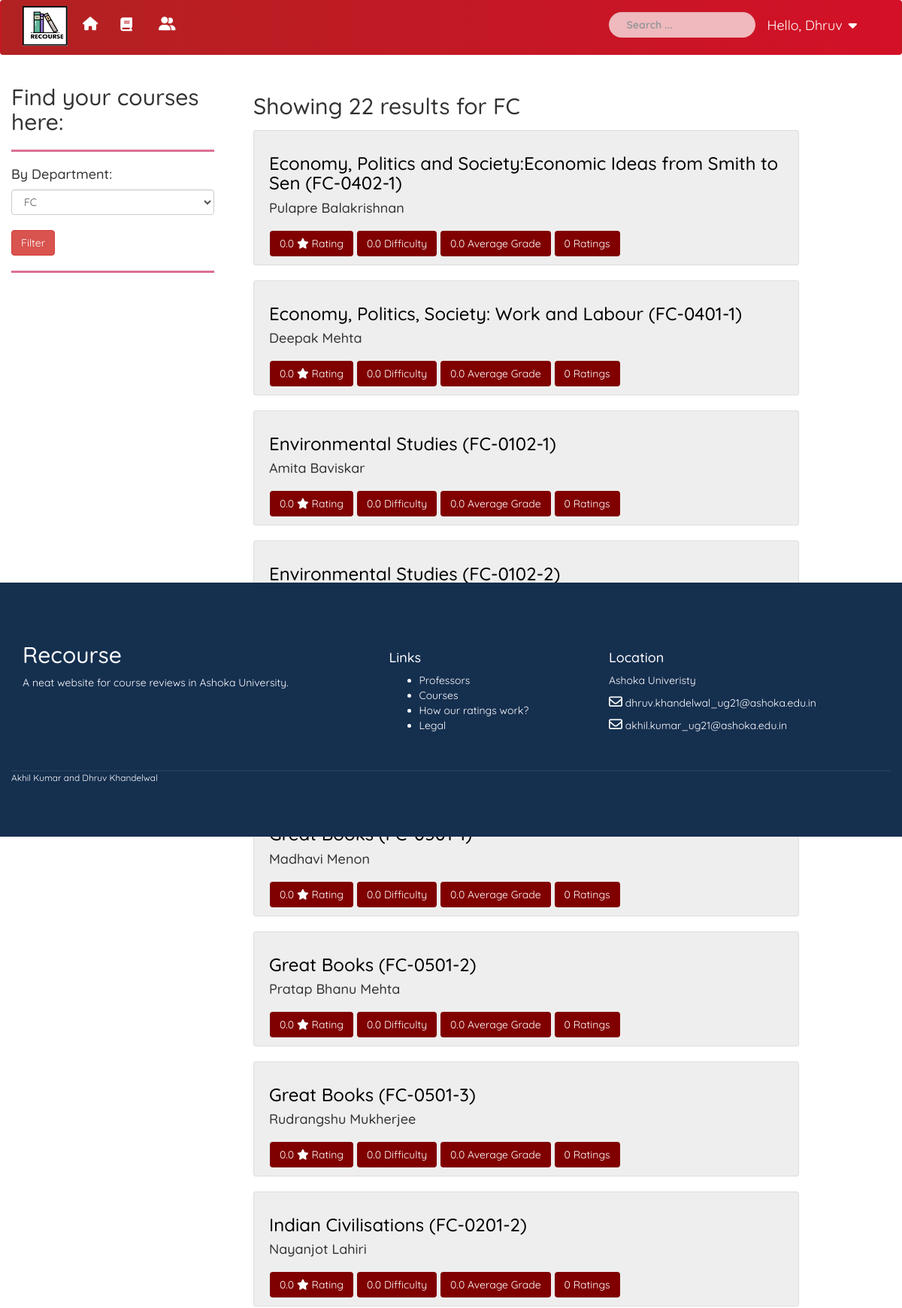
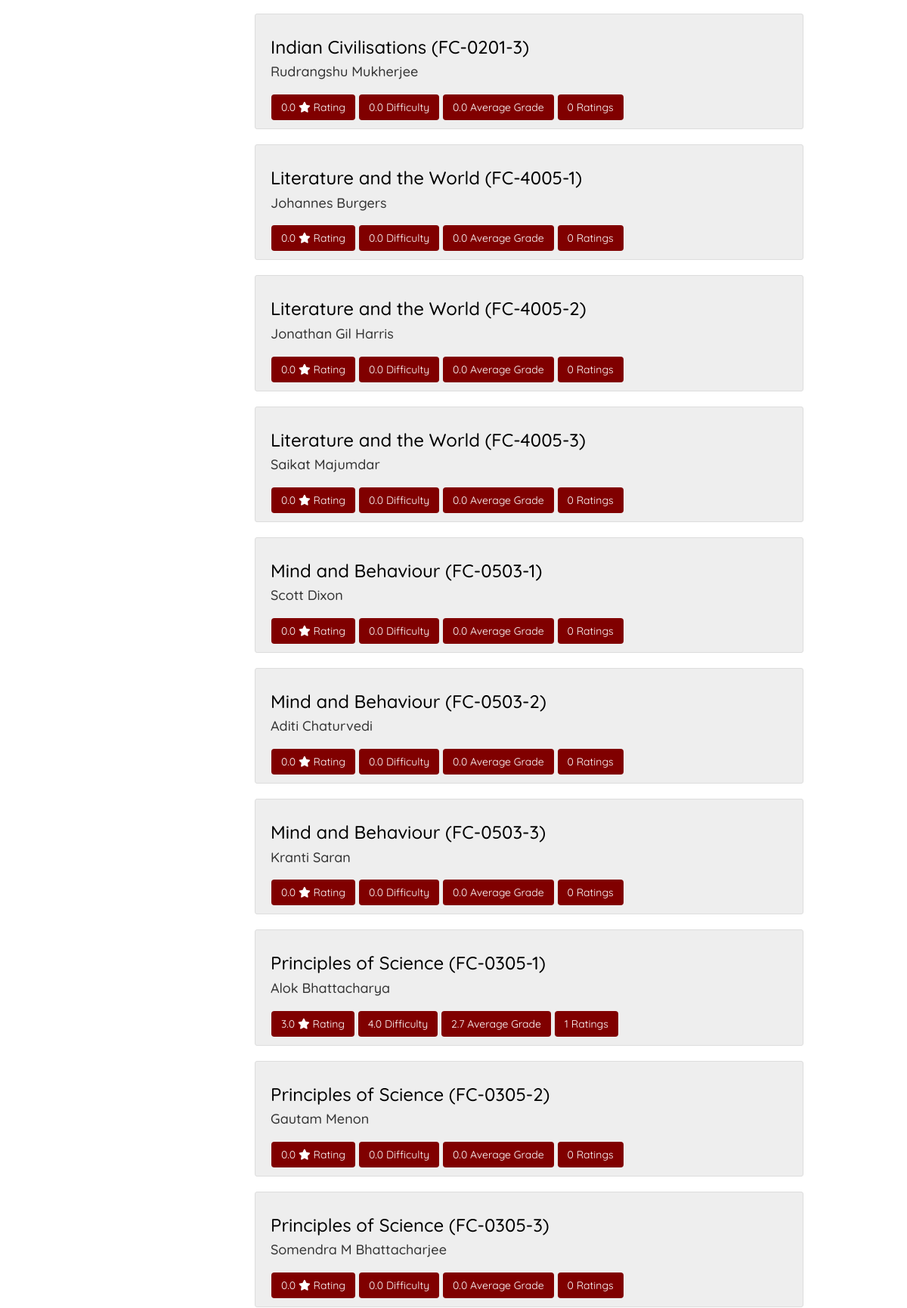
The app's page /courses/ (signed in, upper part) with its own data (2 pictures, top to bottom).
### myapp/models.py (models this page shows, shortened)
class Course (models.Model):
    course_name         =  models.TextField(default = "")
    course_code         =  models.CharField(default = "", max_length=80)
    course_type         =  models.CharField(max_length = 5, default = "") # major/ FC/ CC etc
    course_description  =  models.TextField(default="")
    slug = models.SlugField (unique=True)
    course_listing = models.CharField(max_length=30, default="NA", choices=MAJORS) # which major
    course_cross   = models.CharField(max_length=30, default="", choices=MAJORS, null = True) # cross listed major
    course_prof    = models.ForeignKey(Professor, on_delete = models.CASCADE, null = True)
    course_rating     = models.FloatField(default = 0) # avg rating
    rating_sum        = models.IntegerField(default=0)
    course_difficulty = models.FloatField(default = 0.0) # avg difficulty
    difficulty_sum    = models.IntegerField(default = 0)
    gp_sum            = models.FloatField(default=0)
    grade_point       = models.FloatField(default=0)
    grade_offered     = models.IntegerField(default=0)
    course_grade      = models.FloatField(default=0.0)
    course_retakers   = models.IntegerField(default=0)
    course_attendance = models.BooleanField(default=True)
    course_number_of_ratings = models.IntegerField(default = 0)

class Professor (models.Model):
    prof_name    = models.CharField(max_length = 50, default = "")
    prof_dep     = models.CharField(max_length=30, default="", choices=MAJORS)
    prof_pic     = models.CharField(max_length=100, default="")
    slug = models.SlugField (unique=True)
    def __str__(self):
        return self.prof_name

### myapp/views.py (the view, shortened to what this page needs)
# urls.py: path('courses/', views.list_courses, name="courses"),
def list_courses (request):
    context = {
        'title': 'All courses',
        'majors': MAJORS,
    }
    if request.GET.get('Filter') and request.GET.get('Filter') != 'NA':
        featured = request.GET.get('Filter')
        courses = Course.objects.filter(course_listing=featured).order_by('course_name')
        context['filter']  = featured
        context['results'] = len(courses)
    else:
        courses = Course.objects.filter(course_listing='FC').order_by('course_name')
        context['filter']  = "FC"
        context['results'] = len(courses)
    context['courses'] = courses
    return render(request, "myapp/courses.html", context)

### myapp/templates/myapp/courses.html (shortened to what this page needs)
{% extends "myapp/base.html" %}
{% block content %}
{% load static %}
    <div class="container-fluid">
        <div class="row">
            <div class="col-lg-3">
        <h2>Find your courses here:</h2>
        <hr style="border-color: palevioletred; height: 2px; background-color: palevioletred;">
        <div class="card">
            <article class="card-group-item">
                <header class="card-header">
                    <h4 class="title">By Department: </h4>
                </header>
                <form action="{% url 'courses' %}" method="get">
                  <select name="Filter" class="form-control">
                      {% if filter %}
                        <option value="{{ filter }}" selected>{{ filter }}</option>
                      {% endif %}
                   </select> <br>
                   <input type="submit" class="btn btn-danger" value="Filter" />
               </form>
            </article>
        </div>
      <hr style="border-color: palevioletred; height: 2px; background-color: palevioletred;">
      <div class="form-group col-md-3" style="width:100%;">
        <br>
          </div>
            </div>
            <div class="col-lg-8">
                <div class = "content-section" style="border: white 2px solid" ; >
                    {% if filter %}
                      <h2>Showing {{ results }} results for {{ filter }} </h2>
                    {% endif %}
                    {% for course in courses %}
                      <div class="feature">
                        <article class="media content-section border rounded" style= "background-color: rgb(238, 238, 238); ">
                          <div class="media body">
                            <div class="course-metadata text-left" style="padding-right:0px; margin-right:none">
                              <h3 style="color:Black;">{{ course.course_name }} ({{course.course_listing}}-{{course.course_code}})</a></h1>
                              <h4> {{ course.course_prof }}</h4>
                              <h5 style="background-color: maroon; color: white; pointer-events: none; margin-left: 1px;" class="btn  btn-rounded mx-auto font-weight-bold">{{ course.course_rating }} <i class="fas fa-star"></i> Rating</h5>
                              <h5 style="background-color: maroon; color: white; pointer-events: none; margin-left: 1px;" class="btn  btn-rounded mx-3">{{ course.course_difficulty }}  Difficulty</h5>
                              <h5 style="background-color: maroon; color: white; pointer-events: none; margin-left: 1px;" class="btn  btn-rounded mx-auto hidden-xs">{{course.grade_point}} Average Grade </h5>
                              <h5 style="background-color: maroon; color: white; pointer-events: none; margin-left: 1px;" class="btn  btn-rounded hidden-xs" >{{ course.course_number_of_ratings }}  Ratings</h5>
                              <div class="row">
                                <div class="col-xs-7">
                                </div>
                                <div class="col-xs-4" style="margin-left: 0px; padding-left:0px ;">
                                </div>
                          </div>
                            </div>
                          </div>
                        </article>
                      </div>
                    {% endfor %}
                </div>
            </div>
        </div>
    </div>
    <br>
    <br>
    <br>
{% endblock %}

### myapp/templates/snippets/header.html (shortened to what this page needs)
{% load static %}
{% load socialaccount %}
<nav class="navbar navbar-expand-md  hidden-xs">
    <div class="container">
        <div class="navbar-header " style="padding-right: 20px;">
           <a href="{% url 'home' %}"> <img src="{% static 'images/logo.png' %}" alt="logo" height="60px" width="60px" style="padding-top: 7px;"> </a>
        </div>
        <div class="navbar-collapse collapse show " id="navbarToggleExternalContent" >
            <ul class="nav navbar-nav">
                <li style="padding-top: 7px;">
                    <a class="navbar-brand" href="{% url 'home' %}"><span class="fa fa-home"></span><span class="link"> Home</span></a>
                </li>
                <li style="padding-top: 7px;">
                    <a style="color: white;" href="{% url 'courses' %}">
                        <i class="fa fa-book" aria-hidden="true"></i>
</span><span class="link"> Courses</span></a>
                </li>
                <li style="padding-top: 7px;">
                    <a href="{% url 'professors' %}">
                        <span class="fa fa-user-friends"></span><span class="link"> Professors</span></a>
                </li>
            </ul>
            <ul class="navbar-form navbar-right">
                <div class="nav navbar-nav">
                <li style="padding-top: 7px;">
                <div class="form-group">
                    <form method="GET" style="border-radius: 25px;" class="form-lg">
                        <div class="form-group has-search">
                        <input type="text" class="form-control form-lg" name="q" id="id_q" placeholder="Search ... " style="border-radius: 25px;">
                      </div>
                    </form>
                </div>
                </li>
            <li class="padding-bottom:6px; padd">
                {% if user.is_authenticated %}
                <li class="dropdown" style="padding-top: 0px;">
                    <a href="#" class="dropdown-toggle" data-toggle="dropdown" role="button" aria-haspopup="true" aria-expanded="false">
                        <span >Hello, {{user.first_name}}</span> <span class="fa fa-caret-down"></span></a>
                </li>
                {% else %}
                    <a href="{% provider_login_url "google" %}"><span class="fas fa-sign-in-alt mb-4"></span><span class="link">Login </span></a>
                {% endif %}
            </li>
            </ul>
        </div>
    </div>
</nav>

### static/CSS/style.css (style rules this page uses)
body { margin: 10%; color: black; font-family: 'Roboto', sans-serif; }
.navbar { border: 0; border-radius: 0; background: linear-gradient(to right, firebrick, #d31027); }
.navbar .nav li > a, .navbar .navbar-brand { max-height: 50px; width: auto; background: transparent !important; font-size: 18px; transition: 0.2s ease-in-out; }
.navbar span { color: white; }
.navbar form { padding: 0; }
.navbar-right { flex-direction: row; }
.navbar form .form-control { border: 0; border-radius: 0; color: black; font-weight: bold; background: rgba(255, 255, 255, 0.7); transition: 0.2s ease-in-out; }
.navbar .dropdown .fa-caret-down { padding-left: 3px; font-size: 18px; transition: 0.4s ease; }
div.feature { position: relative; }

### static/CSS/main.css (style rules this page uses)
html { position: relative; overflow-x: hidden !important; }
body { font-family: 'Quicksand', sans-serif; }
a, a:hover { text-decoration: none; }

### myapp/templates/myapp/base.html (style rules this page uses)
body { margin: 10%; color: black; font-family: 'Roboto', sans-serif; }
.navbar { border: 0; border-radius: 0; background: linear-gradient(to right, firebrick, #d31027); }
.navbar .nav li > a, .navbar .navbar-brand { max-height: 50px; width: auto; background: transparent !important; font-size: 18px; transition: 0.2s ease-in-out; }
.navbar span { color: white; }
.navbar form { padding: 0; }
.navbar-right { flex-direction: row; }
.navbar form .form-control { border: 0; border-radius: 0; color: black; font-weight: bold; background: rgba(255, 255, 255, 0.7); transition: 0.2s ease-in-out; }
.navbar .dropdown .fa-caret-down { padding-left: 3px; font-size: 18px; transition: 0.4s ease; }
div.feature { position: relative; }
html { position: relative; overflow-x: hidden !important; }
body { font-family: 'Quicksand', sans-serif; }
a, a:hover { text-decoration: none; }
.content-section { background:rgb(255, 255, 255); padding: 10px 20px; border: 1.3px solid #dddddd; border-radius: 3px; margin-bottom: 20px; }

### myapp/templates/snippets/header.html (style rules this page uses)
.has-search .form-control { padding-left: 2.375rem; }

### records on screen
Course: course_name "Economy, Politics and Society:Economic Ideas from Smith to Sen", course_listing "FC", course_code "0402-1", course_prof "Pulapre Balakrishnan", course_rating "0.0", course_difficulty "0.0", grade_point "0.0", course_number_of_ratings "0"
Course: course_name "Economy, Politics, Society: Work and Labour", course_listing "FC", course_code "0401-1", course_prof "Deepak Mehta", course_rating "0.0", course_difficulty "0.0", grade_point "0.0", course_number_of_ratings "0"
Course: course_name "Environmental Studies", course_listing "FC", course_code "0102-1", course_prof "Amita Baviskar", course_rating "0.0", course_difficulty "0.0", grade_point "0.0", course_number_of_ratings "0"
Course: course_name "Environmental Studies", course_listing "FC", course_code "0102-2"
Course: course_prof "Madhavi Menon", course_rating "0.0", course_difficulty "0.0", grade_point "0.0", course_number_of_ratings "0"
Course: course_name "Great Books", course_listing "FC", course_code "0501-2", course_prof "Pratap Bhanu Mehta", course_rating "0.0", course_difficulty "0.0", grade_point "0.0", course_number_of_ratings "0"
Course: course_name "Great Books", course_listing "FC", course_code "0501-3", course_prof "Rudrangshu Mukherjee", course_rating "0.0", course_difficulty "0.0", grade_point "0.0", course_number_of_ratings "0"
Course: course_name "Indian Civilisations", course_listing "FC", course_code "0201-2", course_prof "Nayanjot Lahiri", course_rating "0.0", course_difficulty "0.0", grade_point "0.0", course_number_of_ratings "0"
Course: course_name "Indian Civilisations", course_listing "FC", course_code "0201-3", course_prof "Rudrangshu Mukherjee", course_rating "0.0", course_difficulty "0.0", grade_point "0.0", course_number_of_ratings "0"
Course: course_name "Literature and the World", course_listing "FC", course_code "4005-1", course_prof "Johannes Burgers", course_rating "0.0", course_difficulty "0.0", grade_point "0.0", course_number_of_ratings "0"
Course: course_name "Literature and the World", course_listing "FC", course_code "4005-2", course_prof "Jonathan Gil Harris", course_rating "0.0", course_difficulty "0.0", grade_point "0.0", course_number_of_ratings "0"
Course: course_name "Literature and the World", course_listing "FC", course_code "4005-3", course_prof "Saikat Majumdar", course_rating "0.0", course_difficulty "0.0", grade_point "0.0", course_number_of_ratings "0"
Course: course_name "Mind and Behaviour", course_listing "FC", course_code "0503-1", course_prof "Scott Dixon", course_rating "0.0", course_difficulty "0.0", grade_point "0.0", course_number_of_ratings "0"
Course: course_name "Mind and Behaviour", course_listing "FC", course_code "0503-2", course_prof "Aditi Chaturvedi", course_rating "0.0", course_difficulty "0.0", grade_point "0.0", course_number_of_ratings "0"
Course: course_name "Mind and Behaviour", course_listing "FC", course_code "0503-3", course_prof "Kranti Saran", course_rating "0.0", course_difficulty "0.0", grade_point "0.0", course_number_of_ratings "0"
Course: course_name "Principles of Science", course_listing "FC", course_code "0305-1", course_prof "Alok Bhattacharya", course_rating "3.0", course_difficulty "4.0", grade_point "2.7", course_number_of_ratings "1"
Course: course_name "Principles of Science", course_listing "FC", course_code "0305-2", course_prof "Gautam Menon", course_rating "0.0", course_difficulty "0.0", grade_point "0.0", course_number_of_ratings "0"
Course: course_name "Principles of Science", course_listing "FC", course_code "0305-3", course_prof "Somendra M Bhattacharjee", course_rating "0.0", course_difficulty "0.0", grade_point "0.0", course_number_of_ratings "0"

### other values on screen
{{ user.first_name }} "Dhruv"
{{ results }} "22"
{{ filter }} "FC"
form field Filter "FC"
